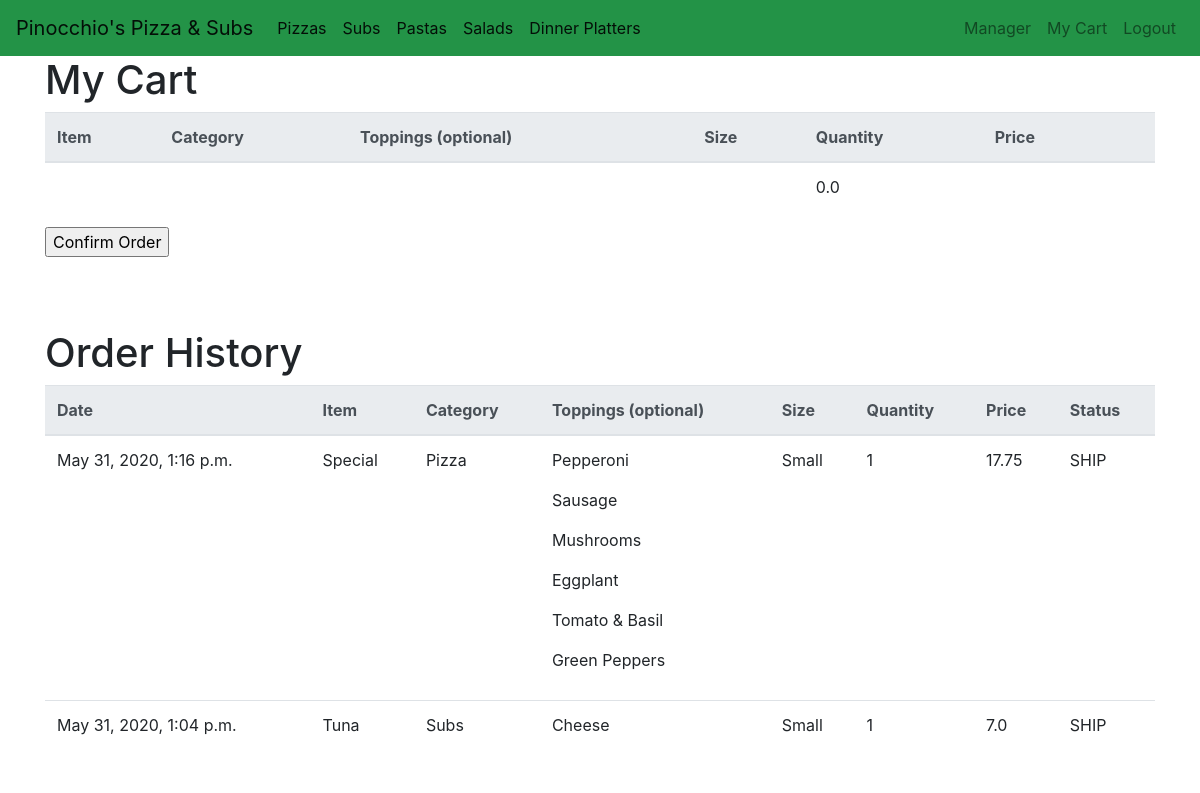
The page /admin/mycart (signed in) on the database its author committed.
### orders/models.py (models this page shows, shortened)
class Size(models.Model):
    S = 'Small'
    L = 'Large'
    size_choices = ((S, 'Small'), (L, 'Large'))
    size = models.CharField(
        max_length=8, choices=size_choices, default=S, null=True)
    def __str__(self):
        return f"{self.size}"

class Order(models.Model):
    pending = 'PEND'
    confirmed = 'CONF'
    preparing = 'PREP'
    ready = 'READ'
    shipped = 'SHIP'
    status_choices = [(pending, 'pending'), (confirmed, 'confirmed'),
                      (preparing, 'preparing'), (ready, 'ready'), (shipped, 'shipped')]
    username = models.ForeignKey(
        User, on_delete=models.CASCADE)
    item_order = models.ForeignKey(
        OrderItem, null=True, on_delete=models.CASCADE)
    ordered = models.BooleanField(default=False)
    ordered_date = models.DateTimeField(auto_now_add=True)
    shipped_date = models.DateTimeField(blank=True, null=True)
    status = models.CharField(
        max_length=4, choices=status_choices, default=pending)
    shipping = models.BooleanField(default=False)

class MenuItem(models.Model):
    category = models.ForeignKey(
        Category, on_delete=models.CASCADE)
    name = models.CharField(max_length=64)
    size = models.ForeignKey(
        Size, on_delete=models.CASCADE, blank=True, null=True)
    crust = models.ForeignKey(
        Crust, on_delete=models.CASCADE, blank=True, null=True)
    quantity = models.IntegerField(default=1)
    price = models.FloatField(default=0.5)

class Category(models.Model):
    pizza = 'Pizza'
    subs = 'Subs'
    pasta = 'Pasta'
    salads = 'Salads'
    platters = 'Dinner Platters'
    category_choices = ((pizza, 'pizza'), (subs, 'subs'),
                        (pasta, 'pasta'), (salads, 'salads'), (platters, 'platters'))
    name = models.CharField(
        max_length=64, choices=category_choices, default=pizza)

class Topping(models.Model):
    name = models.CharField(max_length=64)

class OrderItem(models.Model):
    zero = 0
    one = 1
    two = 2
    three = 3
    special = 4
    amount_choices = ((zero, '0'), (one, '1'), (two, '2'),
                      (three, '3'), (special, '4'))
    topping = models.ManyToManyField(
        Topping, blank=True, related_name="pizzas")
    amount = models.IntegerField(choices=amount_choices, default=zero)
    name = models.ForeignKey(MenuItem, null=True, on_delete=models.SET_NULL)
    price = models.FloatField(default=0.5)

### orders/views.py (the view, shortened to what this page needs)
# urls.py: path("<user>/mycart", views.cart_view, name="mycart"),
def cart_view(request, user):
    if request.method == "GET":
        cartview = []
        history = Order.objects.filter(username=request.user).all()
        cartitems = history.filter(status="PEND")
        olditems = history.exclude(status="PEND").order_by('-ordered_date')
        totalsum = 0
        totalsum = round(float(totalsum), 2)
        orderhistory = []
        for item in olditems:
            customid = item.item_order_id
            status = item.status
            date = item.ordered_date
            nameid = OrderItem.objects.get(pk=customid).name_id
            name = MenuItem.objects.get(pk=nameid).name
            categoryid = MenuItem.objects.get(pk=nameid).category_id
            category = Category.objects.get(pk=categoryid).name
            size = MenuItem.objects.get(pk=nameid).size
            price = float(OrderItem.objects.get(pk=customid).price)
            quantity = int(MenuItem.objects.get(pk=nameid).quantity)
            toppings = OrderItem.objects.get(pk=customid).topping.all()
            a = []
            for topping in toppings:
                a.append(topping.name)
            orderhistory.append({'date': date, 'customid': customid, 'status': status, 'name': name, 'category': category, 'size': size,
                                 'toppings': a, 'quantity': quantity, 'price': price})
        context = {
            "cartviews": cartview,
            "totalsum": totalsum,
            "user": request.user,
            "orderhistory": orderhistory
        }
        return render(request, "orders/mycart.html", context)

### orders/templates/orders/mycart.html (shortened to what this page needs)
{% extends "orders/base.html" %}
{% load static %}
{% block body %}
<h1>My Cart</h1>
<table class="table">
    <thead class="thead-light">
        <tr>
            <th>Item</th>
            <th>Category</th>
            <th>Toppings (optional)</th>
            <th>Size</th>
            <th>Quantity</th>
            <th>Price</th>
            <th></th>
        </tr>
    </thead>
    <tr>
        <td></td>
        <td></td>
        <td></td>
        <td></td>
        <td>{{totalsum}}</td>
    </tr>
</table>
<form action=" {% url 'checkout' user %}" method="post">
    <input type="submit" value="Confirm Order">
</form>
<h1>Order History</h1>
<table class="table">
    <thead class="thead-light">
        <tr>
            <th>Date</th>
            <th>Item</th>
            <th>Category</th>
            <th>Toppings (optional)</th>
            <th>Size</th>
            <th>Quantity</th>
            <th>Price</th>
            <th>Status</th>
        </tr>
    </thead>
    <tbody>
        {% for item in orderhistory %}
        <tr>
            <td>{{item.date}}</td>
            <td>{{item.name}}</td>
            <td>{{item.category}}</td>
            <td>
                {% for topping in item.toppings %}
                {{topping|linebreaks}}
                {% endfor %}
            </td>
            <td>{{item.size}}</td>
            <td>{{item.quantity}}</td>
            <td>{{item.price}}</td>
            <td>{{item.status}}</td>
        </tr>
        {% endfor %}
    </tbody>
</table>
{% endblock %}

### rows shown on the page
Size: date "May 31, 2020, 1:16 p.m.", name "Special", category "Pizza", size "Small", quantity "1", price "17.75", status "SHIP", date "May 31, 2020, 1:04 p.m.", name "Tuna", category "Subs", price "7.0"
Topping: toppings "Pepperoni"
Topping: toppings "Sausage"
Topping: toppings "Mushrooms"
Topping: toppings "Eggplant"
Topping: toppings "Tomato & Basil"
Topping: toppings "Green Peppers"
Topping: toppings "Cheese"

### other values the page prints
{{ totalsum }} "0.0"
